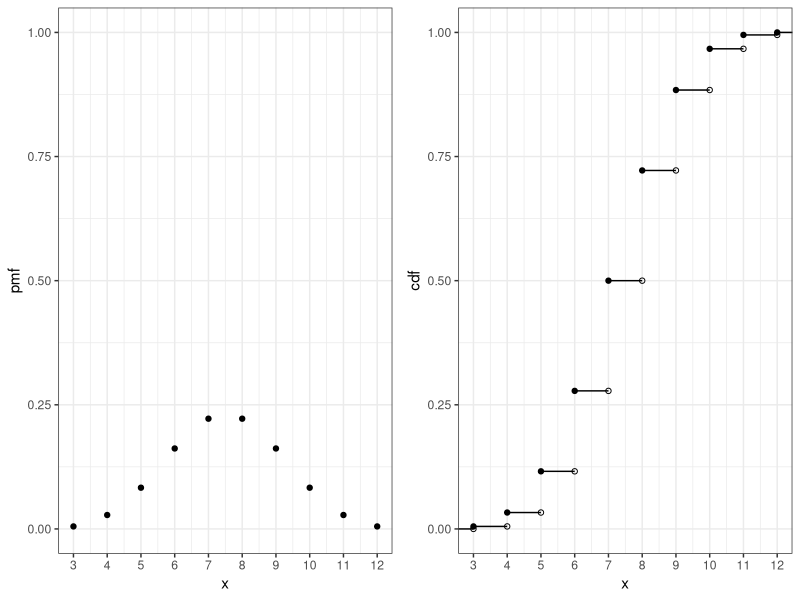
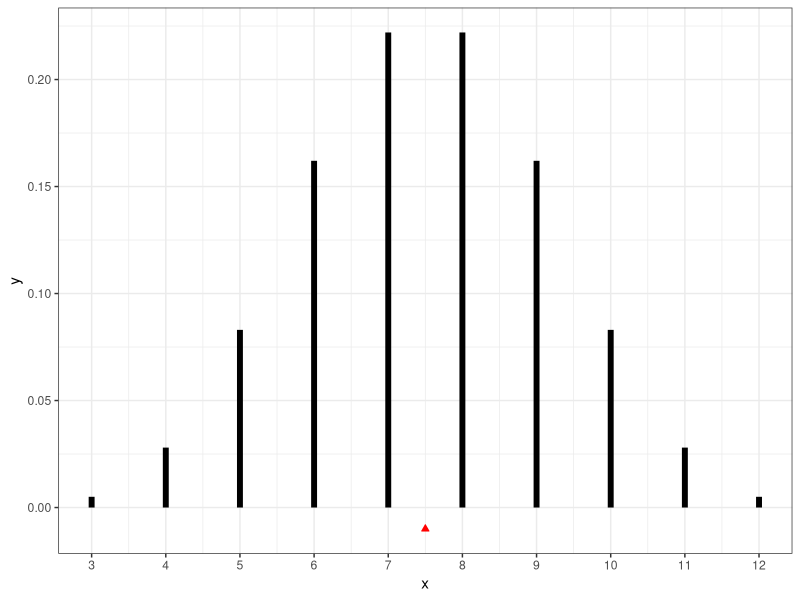
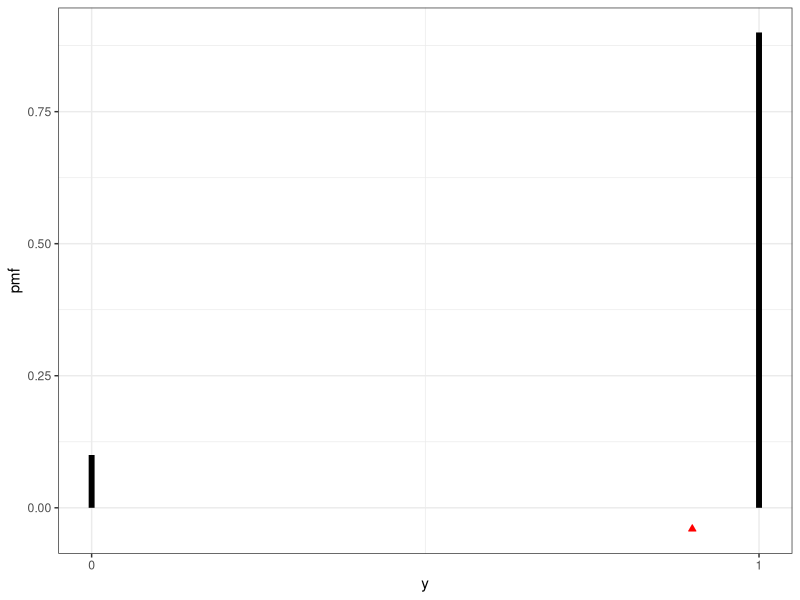
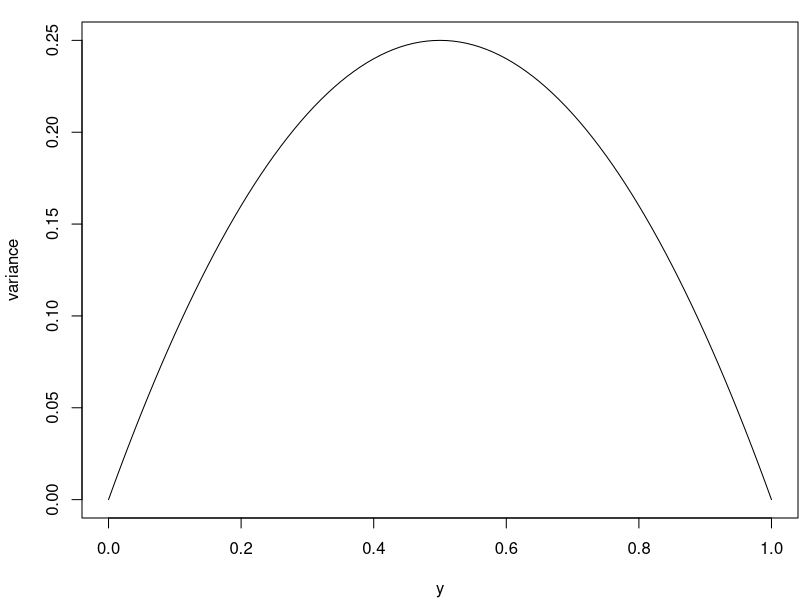
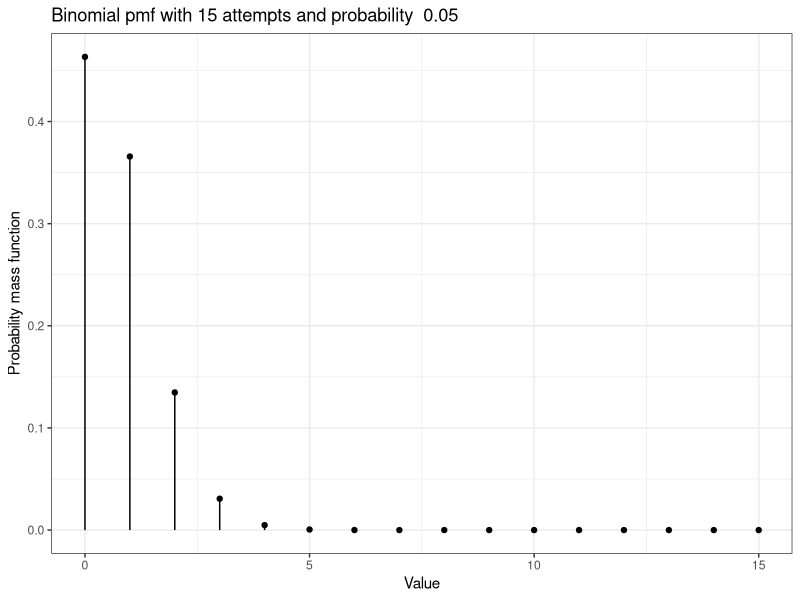
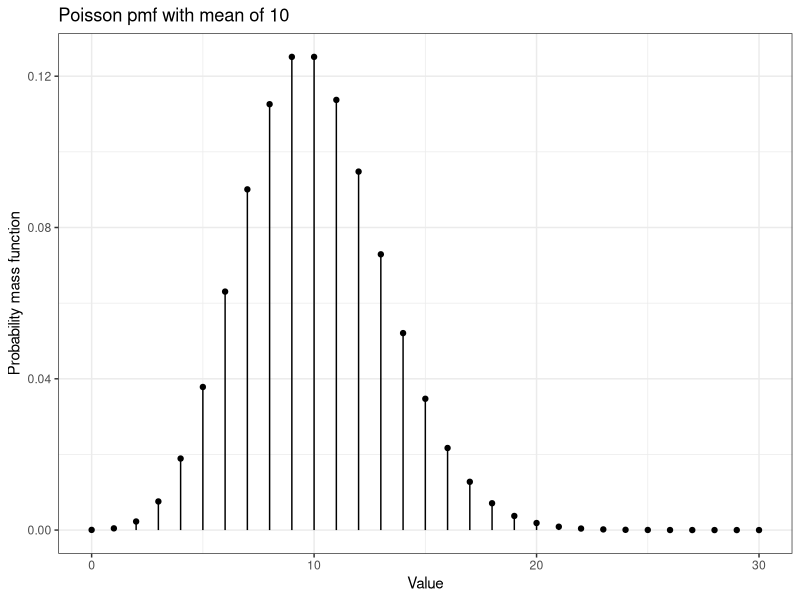
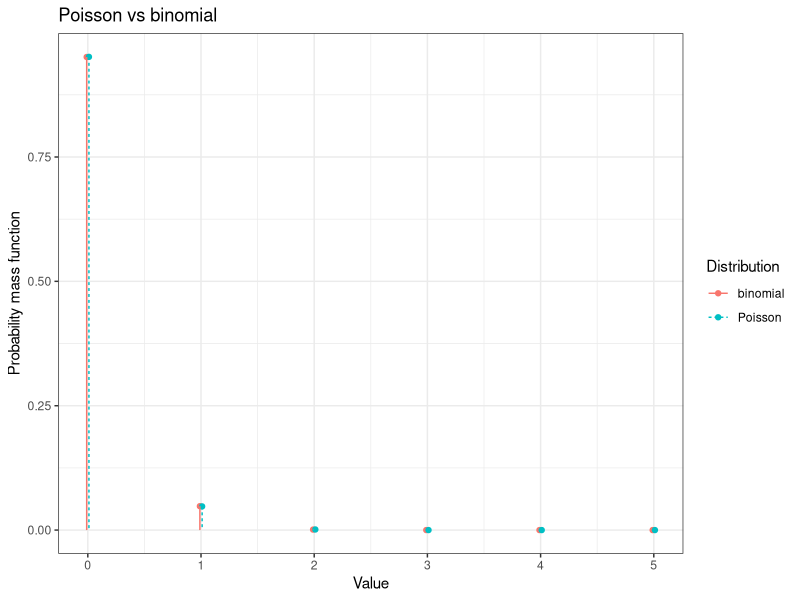

Write the R code that produced these figures, in order.
## ----libraries, message=FALSE, warning=FALSE, cache=FALSE-----------------------------------------------
library(tidyverse)
library(gridExtra)


## ----set_seed-------------------------------------------------------------------------------------------
set.seed(2)


## ----dragonwood, echo=TRUE, tidy=FALSE------------------------------------------------------------------
# Three dice
die   = c(1,2,2,3,3,4)
rolls = expand.grid(die1 = die, die2 = die, die3 = die)
sum   = rowSums(rolls); tsum = table(sum)
dragonwood3 = data.frame(x   = round(as.numeric(names(tsum)),0),
                         pmf = round(as.numeric(table(sum)/length(sum)),3)) %>%
	mutate(cdf = cumsum(pmf))

t(dragonwood3)


## ----dragonwood_plots, dependson='dragonwood', fig.width=9----------------------------------------------
g_pmf = ggplot(dragonwood3, aes(x=x, y=pmf)) + 
	geom_point() + 
	scale_x_continuous(breaks=3:12) + 
	ylim(0,1) +
  theme_bw()

# set  up cdf plot
cdf = bind_rows(data.frame(x=2,pmf=0,cdf=0), dragonwood3) %>% 
	mutate(xend = c(x[-1],13))


g_cdf = ggplot(cdf, aes(x=x, y=cdf, xend=xend, yend=cdf)) +
	#      geom_vline(aes(xintercept=x), linetype=2, color="grey") +
	geom_point() +  # Solid points to left
	geom_point(aes(x=xend, y=cdf), shape=1) +  # Open points to right
	geom_segment() + 
	scale_x_continuous(breaks=3:12) +
	coord_cartesian(xlim=c(3,12)) +
  theme_bw()

grid.arrange(g_pmf,g_cdf, nrow=1)


## ----dragonwood_expectation, dependson='dragonwood', echo=TRUE------------------------------------------
expectation = with(dragonwood3, sum(x*pmf))
expectation


## ----dragonwood_center_of_gravity, dependson='dragonwood_expectation', fig.height=2---------------------
ggplot(dragonwood3 %>% mutate(y=0), aes(x=x, xend=x, y=y, yend=pmf)) + 
	geom_segment(size=2) + 
  geom_point(data = data.frame(x=7.5,y=-0.01,pmf=0), aes(x,y), shape=24, color='red', fill='red') + 
	scale_x_continuous(breaks=3:12) +
  theme_bw()


## ----biased_coin, fig.height=3, fig.width = 8, out.width = "0.6\\textwidth", fig.align="left"-----------
d = data.frame(x=c(0,1), pmf=c(0.1,0.9))

ggplot(d %>% mutate(y=0), aes(x=x, xend=x, y=y, yend=pmf)) + 
	geom_segment(size=2) + 
  geom_point(data = data.frame(x=0.9,y=-0.04,pmf=0), aes(x,y), shape=24, color='red', fill='red') + 
	scale_x_continuous(breaks=0:1) + 
	labs(x='y', y='pmf') + 
  theme_bw()


## ----dragonwood_variance, dependson='dragonwood_expectation', echo=TRUE---------------------------------
variance = with(dragonwood3, sum((x-expectation)^2*pmf))
variance


## ----dragonwood_standard_deviation, dependson='dragonwood_variance', echo=TRUE--------------------------
sqrt(variance)


## ----biased_coin_variance, fig.height=3, fig.width = 8, out.width="0.6\\textwidth", fig.align="left"----
opar = par(mar=c(4,4,1,0)+.1)
variance = function(p) p*(1-p)
curve(variance, xlab='y', ylab='variance')
par(opar)


## ----binomial_pmf---------------------------------------------------------------------------------------
n = 15
p = 0.05
d <- data.frame(x = 0:n) %>%
  dplyr::mutate(pmf = dbinom(x, n, p))

ggplot(d, aes(x, pmf, yend = 0, xend = x)) +
  geom_point() +
  geom_segment() +
  labs(title = paste("Binomial pmf with", n, "attempts and probability ", p),
        x = "Value", y="Probability mass function") +
  theme_bw()


## ----component_failure_rate,echo=TRUE-------------------------------------------------------------------
n <- 15
p <- 0.05
choose(15,2)
dbinom(2,n,p)           # P(Y=2)
pbinom(2,n,p)           # P(Y<=2)
1-pbinom(3,n,p)         # P(Y>3) 
sum(dbinom(c(2,3),n,p)) # P(1<Y<4) = P(Y=2)+P(Y=3)


## ----poisson_pmf----------------------------------------------------------------------------------------
lambda <- 10
n = 30
d <- data.frame(x = 0:n) %>%
  dplyr::mutate(pmf = dpois(x, lambda))

ggplot(d, aes(x, pmf, yend = 0, xend = x)) +
  geom_point() +
  geom_segment() +
  labs(title = paste("Poisson pmf with mean of", lambda),
        x = "Value", y="Probability mass function") +
  theme_bw()


## ----echo=TRUE------------------------------------------------------------------------------------------
# Using pmf
1-sum(dpois(0:8, lambda=10))
# Using cdf
1-ppois(8, lambda=10)


## ----echo=TRUE------------------------------------------------------------------------------------------
# Using pmf
1-sum(dpois(0:16, lambda=20))
# Using cdf
1-ppois(16, lambda=20)


## ----poisson_vs_binomial, fig.width=8-------------------------------------------------------------------
n = 5
p = 0.01
e = 0.01
d = data.frame(x = 0:n) %>%
  dplyr::mutate(binomial = dbinom(x, n, p),
                Poisson = dpois(x, n*p)) %>%
  tidyr::gather("Distribution","pmf", binomial, Poisson) %>%
  dplyr::mutate(x = x-e + 2*e*(Distribution == "Poisson"))

ggplot(d, aes(x=x, y = pmf, yend = 0, xend = x,
              color = Distribution, linetype = Distribution)) +
  geom_point() +
  geom_segment() +
  labs(title = "Poisson vs binomial", x = "Value", 
       y = "Probability mass function") +
  theme_bw()


## ----typo_binomial, echo=TRUE---------------------------------------------------------------------------
n = 1000; p = 0.002
dbinom(0, size=n, prob=p)


## ----typo_poisson, echo=TRUE, dependson='typo_binomial'-------------------------------------------------
dpois(0, lambda = n*p)
